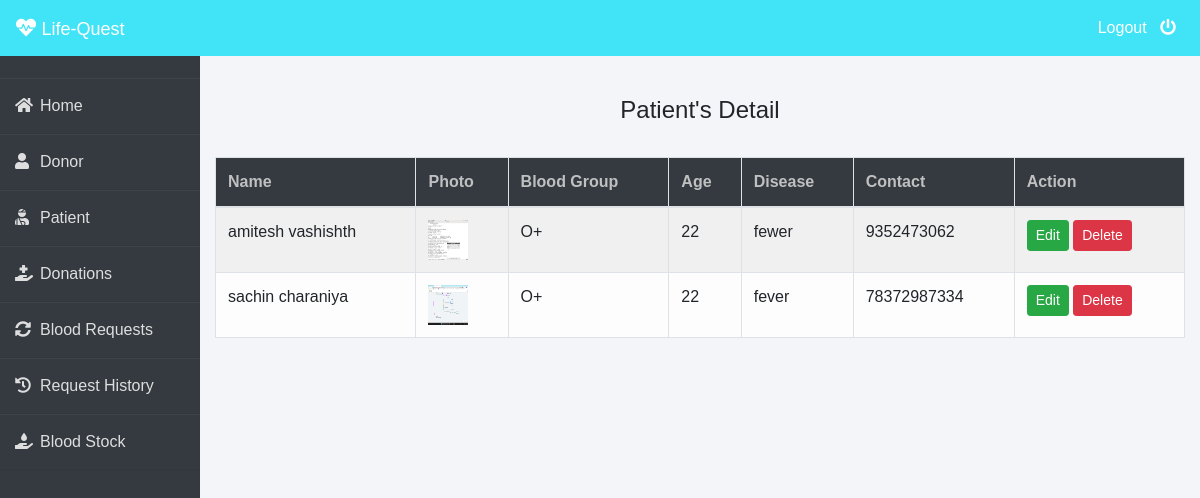
/admin-patient (signed in), run on the app's committed database.
### patient/models.py (models this page shows, shortened)
class Patient(models.Model):
    user=models.OneToOneField(User,on_delete=models.CASCADE)
    profile_pic= models.ImageField(upload_to='profile_pic/Patient/',null=True,blank=True)
    age=models.PositiveIntegerField()
    bloodgroup=models.CharField(max_length=10)
    disease=models.CharField(max_length=100)
    doctorname=models.CharField(max_length=50)
    address = models.CharField(max_length=40)
    mobile = models.CharField(max_length=20,null=False)
    @property
    def get_name(self):
        return self.user.first_name+" "+self.user.last_name

### blood/views.py (the view)
# urls.py: path('admin-patient', views.admin_patient_view,name='admin-patient'),
@login_required(login_url='adminlogin')
def admin_patient_view(request):
    patients=pmodels.Patient.objects.all()
    return render(request,'blood/admin_patient.html',{'patients':patients})

### templates/blood/admin_patient.html
{% extends 'blood/adminbase.html' %}
{% block content %}
{% load widget_tweaks %}
{%load static%}
<br><br>
<div class="container">
    <H4 class="text-center">Patient's Detail</H4><br>
    <table class="table table-light table-hover table-bordered table-striped">
        <thead class="bg-dark">
            <tr>
                <th scope="col" style="color: rgb(192, 192, 192);">Name</th>
                <th scope="col" style="color: rgb(192, 192, 192);">Photo</th>
                <th scope="col" style="color: rgb(192, 192, 192);">Blood Group</th>
                <th scope="col" style="color: rgb(192, 192, 192);">Age</th>
                <th scope="col" style="color: rgb(192, 192, 192);">Disease</th>
                <th scope="col" style="color: rgb(192, 192, 192);">Contact</th>
                <th style="color: rgb(192, 192, 192);">Action</th>
            </tr>
        </thead>
        <tbody>
            {% for t in patients %}
            <tr>
                <td> {{t.get_name}}</td>
                <td> <img src="{% static t.profile_pic.url %}" alt="Profile Pic" height="40px" width="40px" /></td>
                <td>{{t.bloodgroup}}</td>
                <td>{{t.age}}</td>
                <td>{{t.disease}}</td>
                <td>{{t.mobile}}</td>
                <td>
                    <button class="btn btn-success btn-sm"><a  style="text-decoration: none;color: white;" href="{% url 'update-patient' t.id  %}">Edit</a> </button>
                    <button class="btn btn-danger btn-sm"><a  style="text-decoration: none;color: white;" href="{% url 'delete-patient' t.id  %}">Delete</a> </button>
                </td>
            </tr>
            {% endfor %}
        </tbody>
    </table>
</div>
{% endblock content %}

### templates/blood/adminbase.html (style rules this page uses)
* { margin: 0; padding: 0; box-sizing: border-box; list-style: none; text-decoration: none; font-family: 'Josefin Sans', sans-serif; }
body { background-color: #f3f5f9; }

### data on the page
Patient: get_name "amitesh vashishth", profile_pic (picture), bloodgroup "O+", age "22", disease "fewer", mobile "9352473062"
Patient: get_name "sachin charaniya", profile_pic (picture), bloodgroup "O+", age "22", disease "fever", mobile "78372987334"
